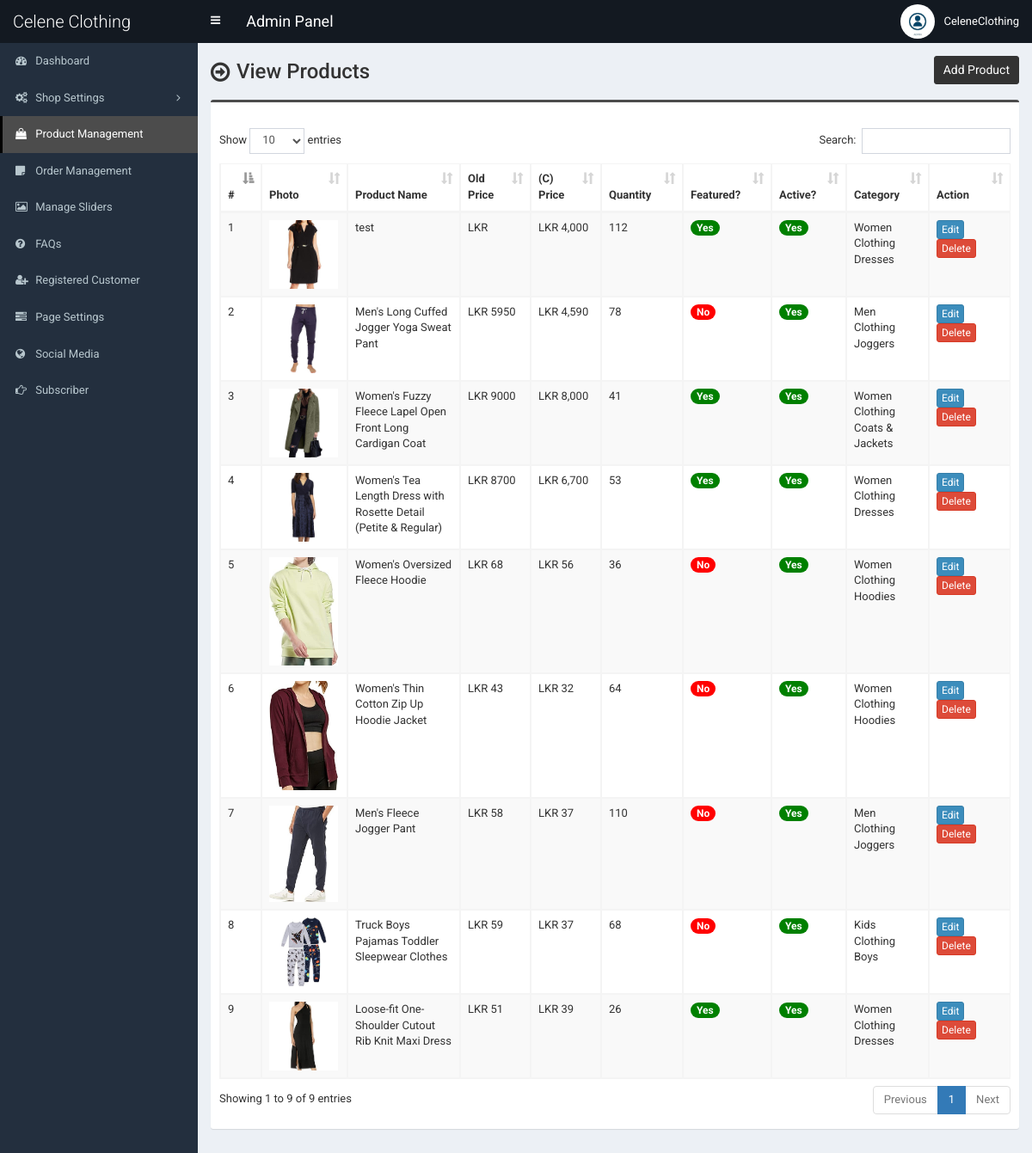
Screenshot of /admin/product.php (signed in) with the database file from the repository.
### tables this page shows
CREATE TABLE `tbl_product` (
  `p_id` int(11) NOT NULL,
  `p_name` varchar(255) NOT NULL,
  `p_old_price` varchar(10) NOT NULL,
  `p_current_price` varchar(10) NOT NULL,
  `p_qty` int(10) NOT NULL,
  `p_featured_photo` varchar(255) NOT NULL,
  `p_description` text NOT NULL,
  `p_short_description` text NOT NULL,
  `p_feature` text NOT NULL,
  `p_condition` text NOT NULL,
  `p_return_policy` text NOT NULL,
  `p_total_view` int(11) NOT NULL,
  `p_is_featured` int(1) NOT NULL,
  `p_is_active` int(1) NOT NULL,
  `ecat_id` int(11) NOT NULL
);

CREATE TABLE `tbl_top_category` (
  `tcat_id` int(11) NOT NULL,
  `tcat_name` varchar(255) NOT NULL,
  `show_on_menu` int(1) NOT NULL
);

CREATE TABLE `tbl_mid_category` (
  `mcat_id` int(11) NOT NULL,
  `mcat_name` varchar(255) NOT NULL,
  `tcat_id` int(11) NOT NULL
);

CREATE TABLE `tbl_end_category` (
  `ecat_id` int(11) NOT NULL,
  `ecat_name` varchar(255) NOT NULL,
  `mcat_id` int(11) NOT NULL
);

### admin/product.php (the view, shortened to what this page needs)
<?php require_once('header.php'); ?>
<section class="content-header">
	<div class="content-header-left">
		<h1>View Products</h1>
	</div>
	<div class="content-header-right">
		<a href="product-add.php" class="btn btn-primary btn-sm">Add Product</a>
	</div>
</section>
<section class="content">
	<div class="row">
		<div class="col-md-12">
			<div class="box box-info">
				<div class="box-body table-responsive">
					<table id="example1" class="table table-bordered table-hover table-striped">
					<thead class="thead-dark">
							<tr>
								<th width="10">#</th>
								<th>Photo</th>
								<th width="160">Product Name</th>
								<th width="60">Old Price</th>
								<th width="60">(C) Price</th>
								<th width="60">Quantity</th>
								<th>Featured?</th>
								<th>Active?</th>
								<th>Category</th>
								<th width="80">Action</th>
							</tr>
						</thead>
						<tbody>
							<?php
							$i=0;
							$statement = $pdo->prepare("SELECT
														t1.p_id,
														t1.p_name,
														t1.p_old_price,
														t1.p_current_price,
														t1.p_qty,
														t1.p_featured_photo,
														t1.p_is_featured,
														t1.p_is_active,
														t1.ecat_id,
														t2.ecat_id,
														t2.ecat_name,
														t3.mcat_id,
														t3.mcat_name,
														t4.tcat_id,
														t4.tcat_name
							                           	FROM tbl_product t1
							                           	JOIN tbl_end_category t2
							                           	ON t1.ecat_id = t2.ecat_id
							                           	JOIN tbl_mid_category t3
							                           	ON t2.mcat_id = t3.mcat_id
							                           	JOIN tbl_top_category t4
							                           	ON t3.tcat_id = t4.tcat_id
							                           	ORDER BY t1.p_id DESC
							                           	");
							$statement->execute();
							$result = $statement->fetchAll(PDO::FETCH_ASSOC);
							foreach ($result as $row) {
								$i++;
								?>
								<tr>
									<td><?php echo $i; ?></td>
									<td style="width:82px;"><img src="../assets/uploads/<?php echo $row['p_featured_photo']; ?>" alt="<?php echo $row['p_name']; ?>" style="width:80px;"></td>
									<td><?php echo $row['p_name']; ?></td>
									<td>LKR <?php echo $row['p_old_price']; ?></td>
									<td>LKR <?php echo number_Format($row['p_current_price']); ?></td>
									<td><?php echo $row['p_qty']; ?></td>
									<td>
										<?php if($row['p_is_featured'] == 1) {echo '<span class="badge badge-success" style="background-color:green;">Yes</span>';} else {echo '<span class="badge badge-success" style="background-color:red;">No</span>';} ?>
									</td>
									<td>
										<?php if($row['p_is_active'] == 1) {echo '<span class="badge badge-success" style="background-color:green;">Yes</span>';} else {echo '<span class="badge badge-danger" style="background-color:red;">No</span>';} ?>
									</td>
									<td><?php echo $row['tcat_name']; ?><br><?php echo $row['mcat_name']; ?><br><?php echo $row['ecat_name']; ?></td>
									<td>
										<a href="product-edit.php?id=<?php echo $row['p_id']; ?>" class="btn btn-primary btn-xs">Edit</a>
										<a href="#" class="btn btn-danger btn-xs" data-href="product-delete.php?id=<?php echo $row['p_id']; ?>" data-toggle="modal" data-target="#confirm-delete">Delete</a>
									</td>
								</tr>
								<?php
							}
							?>
						</tbody>
					</table>
				</div>
			</div>
		</div>
	</div>
</section>
<?php require_once('footer.php'); ?>

### admin/header.php (shortened to what this page needs)
<!DOCTYPE html>
<html>
<head>
	<link rel="stylesheet" href="css/bootstrap.min.css">
	<link rel="stylesheet" href="css/font-awesome.min.css">
	<link rel="stylesheet" href="css/ionicons.min.css">
	<link rel="stylesheet" href="css/datepicker3.css">
	<link rel="stylesheet" href="css/all.css">
	<link rel="stylesheet" href="css/select2.min.css">
	<link rel="stylesheet" href="css/dataTables.bootstrap.css">
	<link rel="stylesheet" href="css/jquery.fancybox.css">
	<link rel="stylesheet" href="css/AdminLTE.min.css">
	<link rel="stylesheet" href="css/_all-skins.min.css">
	<link rel="stylesheet" href="css/on-off-switch.css"/>
	<link rel="stylesheet" href="css/summernote.css">
	<link rel="stylesheet" href="style.css">
</head>
<body class="hold-transition fixed skin-blue sidebar-mini">
	<div class="wrapper">
		<header class="main-header">
			<a href="index.php" class="logo">
				<span class="logo-lg">Celene Clothing</span>
			</a>
			<nav class="navbar navbar-static-top">
				<a href="#" class="sidebar-toggle" data-toggle="offcanvas" role="button">
				</a>
				<span style="float:left;line-height:50px;color:#fff;padding-left:15px;font-size:18px;">Admin Panel</span>
				<div class="navbar-custom-menu">
					<ul class="nav navbar-nav">
						<li class="dropdown user user-menu">
							<a href="#" class="dropdown-toggle" data-toggle="dropdown">
								<img src="../assets/uploads/<?php echo $_SESSION['user']['photo']; ?>" class="user-image" alt="User Image">
								<span class="hidden-xs"><?php echo $_SESSION['user']['full_name']; ?></span>
							</a>
						</li>
					</ul>
				</div>
			</nav>
		</header>
  		<?php $cur_page = substr($_SERVER["SCRIPT_NAME"],strrpos($_SERVER["SCRIPT_NAME"],"/")+1); ?>
  		<aside class="main-sidebar">
    		<section class="sidebar">
      			<ul class="sidebar-menu">
			        <li class="treeview <?php if($cur_page == 'index.php') {echo 'active';} ?>">
			          <a href="index.php">
			            <i class="fa fa-dashboard"></i> <span>Dashboard</span>
			          </a>
			        </li>
                    <li class="treeview <?php if( ($cur_page == 'size.php') || ($cur_page == 'size-add.php') || ($cur_page == 'size-edit.php') || ($cur_page == 'color.php') || ($cur_page == 'color-add.php') || ($cur_page == 'color-edit.php') || ($cur_page == 'country.php') || ($cur_page == 'country-add.php') || ($cur_page == 'country-edit.php') || ($cur_page == 'shipping-cost.php') || ($cur_page == 'shipping-cost-edit.php') || ($cur_page == 'top-category.php') || ($cur_page == 'top-category-add.php') || ($cur_page == 'top-category-edit.php') || ($cur_page == 'mid-category.php') || ($cur_page == 'mid-category-add.php') || ($cur_page == 'mid-category-edit.php') || ($cur_page == 'end-category.php') || ($cur_page == 'end-category-add.php') || ($cur_page == 'end-category-edit.php') ) {echo 'active';} ?>">
                        <a href="#">
                            <i class="fa fa-cogs"></i>
                            <span>Shop Settings</span>
                            <span class="pull-right-container">
								<i class="fa fa-angle-left pull-right"></i>
							</span>
                        </a>
                    </li>
                    <li class="treeview <?php if( ($cur_page == 'product.php') || ($cur_page == 'product-add.php') || ($cur_page == 'product-edit.php') ) {echo 'active';} ?>">
                        <a href="product.php">
                            <i class="fa fa-shopping-bag"></i> <span>Product Management</span>
                        </a>
                    </li>
                    <li class="treeview <?php if( ($cur_page == 'order.php') ) {echo 'active';} ?>">
                        <a href="order.php">
                            <i class="fa fa-sticky-note"></i> <span>Order Management</span>
                        </a>
                    </li>
                     <li class="treeview <?php if( ($cur_page == 'slider.php') ) {echo 'active';} ?>">
			          <a href="slider.php">
			            <i class="fa fa-picture-o"></i> <span>Manage Sliders</span>
			          </a>
			        </li>
			      			        <li class="treeview <?php if( ($cur_page == 'faq.php') ) {echo 'active';} ?>">
			          <a href="faq.php">
			            <i class="fa fa-question-circle"></i> <span>FAQs</span>
			          </a>
			        </li>
						<li class="treeview <?php if( ($cur_page == 'customer.php') || ($cur_page == 'customer-add.php') || ($cur_page == 'customer-edit.php') ) {echo 'active';} ?>">
			          <a href="customer.php">
			            <i class="fa fa-user-plus"></i> <span>Registered Customer</span>
			          </a>
			        </li>
			        <li class="treeview <?php if( ($cur_page == 'page.php') ) {echo 'active';} ?>">
			          <a href="page.php">
			            <i class="fa fa-tasks"></i> <span>Page Settings</span>
			          </a>
			        </li>
			        <li class="treeview <?php if( ($cur_page == 'social-media.php') ) {echo 'active';} ?>">
			          <a href="social-media.php">
			            <i class="fa fa-globe"></i> <span>Social Media</span>
			          </a>
			        </li>
			        <li class="treeview <?php if( ($cur_page == 'subscriber.php')||($cur_page == 'subscriber.php') ) {echo 'active';} ?>">
			          <a href="subscriber.php">
			            <i class="fa fa-hand-o-right"></i> <span>Subscriber</span>
			          </a>
			        </li>
      			</ul>
    		</section>
  		</aside>
  		<div class="content-wrapper">

### admin/footer.php (shortened to what this page needs)
		</div>
	</div>
</body>
</html>

### admin/style.css (style rules this page uses)
body { font-size: 13px; font-family: "Roboto", sans-serif; }
.navbar-nav > .user-menu .user-image { width: 40px; height: 40px; margin-top: -10px; }
.content-header > h1, .content-header .content-header-left h1 { font-family: "Roboto", sans-serif; }
.main-header .logo { text-align: left; }
.main-header .logo .logo-lg { font-family: "Roboto", sans-serif; }
.box-info { padding-top: 20px; }
.sidebar-menu li > a > .pull-right-container > .fa-angle-left:before { content: "\f105"; }
.content-header { overflow: hidden; }
.content-header .content-header-left { float: left; padding-top: 5px; }
.content-header .content-header-right { float: right; }
.content-header .content-header-left h1 { margin-top: 0; margin-bottom: 0; padding-left: 30px; padding-bottom: 5px; font-size: 24px; position: relative; }
.content-header .content-header-left h1:before { position: absolute; top: 0; left: 0; font-family: "FontAwesome", sans-serif; font-size: 26px; content: "\f18e"; }
.content-header .content-header-right a { position: relative; font-size: 14px; }
.skin-blue .sidebar-menu > li:hover > a, .skin-blue .sidebar-menu > li.active > a { color: #fff; background: #3c8dbc; border-left-color: #3c8dbc; }
.skin-blue .main-header .logo, .skin-blue .main-header .logo:hover, .skin-blue .main-header .navbar, .skin-blue .main-header .navbar .sidebar-toggle:hover { background-color: #131921; }
.skin-blue .sidebar-menu > li:hover > a, .skin-blue .sidebar-menu > li.active > a { background-color: #4c4c4c; border-left-color: #000000; }
.box.box-info { border-top-color: #4c4c4c; }
.content-header .content-header-right a { background-color: #333333; border-color: #333333; }

### rows the page displays
tbl_product: p_featured_photo+p_name (picture), p_name "test", p_current_price "4,000", p_qty "112", p_is_featured "Yes", p_is_active "Yes", tbl_top_category.tcat_name "Women", tbl_mid_category.mcat_name "Clothing", ecat.ecat_name "Dresses"
tbl_product: p_featured_photo (picture), p_name "Men's Long Cuffed Jogger Yoga Sweat Pant", p_old_price "5950", p_current_price "4,590", p_qty "78", p_is_featured "No", p_is_active "Yes", tbl_top_category.tcat_name "Men", tbl_mid_category.mcat_name "Clothing", ecat.ecat_name "Joggers"
tbl_product: p_featured_photo (picture), p_name "Women's Fuzzy Fleece Lapel Open Front Long Cardigan Coat", p_old_price "9000", p_current_price "8,000", p_qty "41", p_is_featured "Yes", p_is_active "Yes", tbl_top_category.tcat_name "Women", tbl_mid_category.mcat_name "Clothing", ecat.ecat_name "Coats & Jackets"
tbl_product: p_featured_photo (picture), p_name "Women's Tea Length Dress with Rosette Detail (Petite & Regular)", p_old_price "8700", p_current_price "6,700", p_qty "53", p_is_featured "Yes", p_is_active "Yes", tbl_top_category.tcat_name "Women", tbl_mid_category.mcat_name "Clothing", ecat.ecat_name "Dresses"
tbl_product: p_featured_photo (picture), p_name "Women's Oversized Fleece Hoodie", p_old_price "68", p_current_price "56", p_qty "36", p_is_featured "No", p_is_active "Yes", tbl_top_category.tcat_name "Women", tbl_mid_category.mcat_name "Clothing", ecat.ecat_name "Hoodies"
tbl_product: p_featured_photo (picture), p_name "Women's Thin Cotton Zip Up Hoodie Jacket", p_old_price "43", p_current_price "32", p_qty "64", p_is_featured "No", p_is_active "Yes", tbl_top_category.tcat_name "Women", tbl_mid_category.mcat_name "Clothing", ecat.ecat_name "Hoodies"
tbl_product: p_featured_photo (picture), p_name "Men's Fleece Jogger Pant", p_old_price "58", p_current_price "37", p_qty "110", p_is_featured "No", p_is_active "Yes", tbl_top_category.tcat_name "Men", tbl_mid_category.mcat_name "Clothing", ecat.ecat_name "Joggers"
tbl_product: p_featured_photo (picture), p_name "Truck Boys Pajamas Toddler Sleepwear Clothes", p_old_price "59", p_current_price "37", p_qty "68", p_is_featured "No", p_is_active "Yes", tbl_top_category.tcat_name "Kids", tbl_mid_category.mcat_name "Clothing", ecat.ecat_name "Boys"
tbl_product: p_featured_photo (picture), p_name "Loose-fit One-Shoulder Cutout Rib Knit Maxi Dress", p_old_price "51", p_current_price "39", p_qty "26", p_is_featured "Yes", p_is_active "Yes", tbl_top_category.tcat_name "Women", tbl_mid_category.mcat_name "Clothing", ecat.ecat_name "Dresses"

### other values shown
$_SESSION['user']['full_name'] "CeleneClothing"
